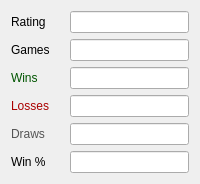
                 <widget class="QWidget" name="qWidgetBlitz">
                  <attribute name="title">
                   <string>Blitz 🌩</string>
                  </attribute>
                  <layout class="QGridLayout" name="gridLayout_12">
                   <item row="0" column="0">
                    <layout class="QGridLayout" name="gridLayoutBlitz">
                     <property name="horizontalSpacing">
                      <number>20</number>
                     </property>
                     <item row="5" column="0">
                      <widget class="QLabel" name="labelBlitzDraws">
                       <property name="palette">
                        <palette>
                         <active>
                          <colorrole role="WindowText">
                           <brush brushstyle="SolidPattern">
                            <color alpha="255">
                             <red>84</red>
                             <green>84</green>
                             <blue>84</blue>
                            </color>
                           </brush>
                          </colorrole>
                         </active>
                         <inactive>
                          <colorrole role="WindowText">
                           <brush brushstyle="SolidPattern">
                            <color alpha="255">
                             <red>84</red>
                             <green>84</green>
                             <blue>84</blue>
                            </color>
                           </brush>
                          </colorrole>
                         </inactive>
                         <disabled>
                          <colorrole role="WindowText">
                           <brush brushstyle="SolidPattern">
                            <color alpha="255">
                             <red>120</red>
                             <green>120</green>
                             <blue>120</blue>
                            </color>
                           </brush>
                          </colorrole>
                         </disabled>
                        </palette>
                       </property>
                       <property name="text">
                        <string>Draws</string>
                       </property>
                      </widget>
                     </item>
                     <item row="6" column="0">
                      <widget class="QLabel" name="labelBlitzWinrate">
                       <property name="text">
                        <string>Win %</string>
                       </property>
                      </widget>
                     </item>
                     <item row="3" column="0">
                      <widget class="QLabel" name="labelBlitzWins">
                       <property name="palette">
                        <palette>
                         <active>
                          <colorrole role="WindowText">
                           <brush brushstyle="SolidPattern">
                            <color alpha="255">
                             <red>0</red>
                             <green>85</green>
                             <blue>0</blue>
                            </color>
                           </brush>
                          </colorrole>
                         </active>
                         <inactive>
                          <colorrole role="WindowText">
                           <brush brushstyle="SolidPattern">
                            <color alpha="255">
                             <red>0</red>
                             <green>85</green>
                             <blue>0</blue>
                            </color>
                           </brush>
                          </colorrole>
                         </inactive>
                         <disabled>
                          <colorrole role="WindowText">
                           <brush brushstyle="SolidPattern">
                            <color alpha="255">
                             <red>120</red>
                             <green>120</green>
                             <blue>120</blue>
                            </color>
                           </brush>
                          </colorrole>
                         </disabled>
                        </palette>
                       </property>
                       <property name="text">
                        <string>Wins</string>
                       </property>
                      </widget>
                     </item>
                     <item row="4" column="0">
                      <widget class="QLabel" name="labelBlitzLosses">
                       <property name="palette">
                        <palette>
                         <active>
                          <colorrole role="WindowText">
                           <brush brushstyle="SolidPattern">
                            <color alpha="255">
                             <red>170</red>
                             <green>0</green>
                             <blue>0</blue>
                            </color>
                           </brush>
                          </colorrole>
                         </active>
                         <inactive>
                          <colorrole role="WindowText">
                           <brush brushstyle="SolidPattern">
                            <color alpha="255">
                             <red>170</red>
                             <green>0</green>
                             <blue>0</blue>
                            </color>
                           </brush>
                          </colorrole>
                         </inactive>
                         <disabled>
                          <colorrole role="WindowText">
                           <brush brushstyle="SolidPattern">
                            <color alpha="255">
                             <red>120</red>
                             <green>120</green>
                             <blue>120</blue>
                            </color>
                           </brush>
                          </colorrole>
                         </disabled>
                        </palette>
                       </property>
                       <property name="text">
                        <string>Losses</string>
                       </property>
                      </widget>
                     </item>
                     <item row="6" column="1">
                      <widget class="QLineEdit" name="lineEditBlitzWinrate">
                       <property name="readOnly">
                        <bool>true</bool>
                       </property>
                      </widget>
                     </item>
                     <item row="5" column="1">
                      <widget class="QLineEdit" name="lineEditBlitzDraws">
                       <property name="readOnly">
                        <bool>true</bool>
                       </property>
                      </widget>
                     </item>
                     <item row="1" column="0">
                      <widget class="QLabel" name="labelBlitzGames">
                       <property name="text">
                        <string>Games</string>
                       </property>
                      </widget>
                     </item>
                     <item row="1" column="1">
                      <widget class="QLineEdit" name="lineEditBlitzGames">
                       <property name="readOnly">
                        <bool>true</bool>
                       </property>
                      </widget>
                     </item>
                     <item row="3" column="1">
                      <widget class="QLineEdit" name="lineEditBlitzWins">
                       <property name="readOnly">
                        <bool>true</bool>
                       </property>
                      </widget>
                     </item>
                     <item row="4" column="1">
                      <widget class="QLineEdit" name="lineEditBlitzLosses">
                       <property name="readOnly">
                        <bool>true</bool>
                       </property>
                      </widget>
                     </item>
                     <item row="0" column="0">
                      <widget class="QLabel" name="labelBlitzRating">
                       <property name="text">
                        <string>Rating</string>
                       </property>
                      </widget>
                     </item>
                     <item row="0" column="1">
                      <widget class="QLineEdit" name="lineEditBlitzRating">
                       <property name="readOnly">
                        <bool>true</bool>
                       </property>
                      </widget>
                     </item>
                    </layout>
                   </item>
                  </layout>
                 </widget>
